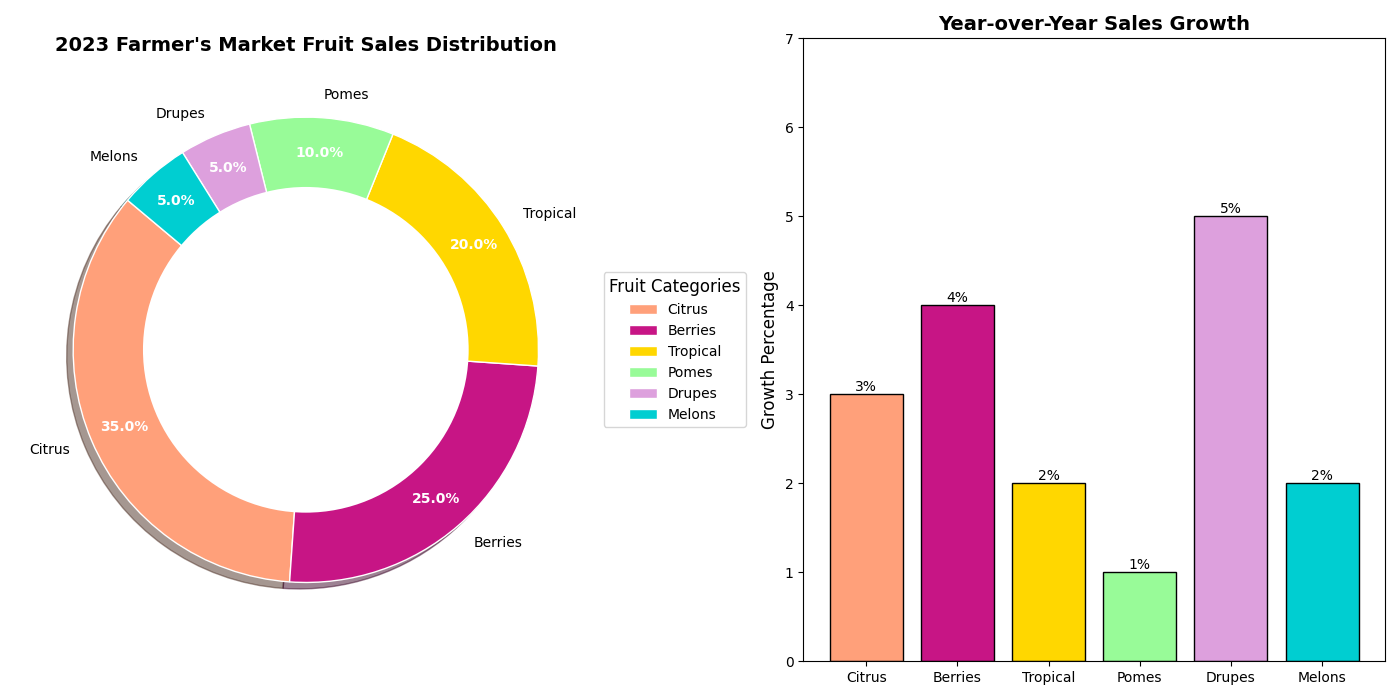

Reproduce this figure in Python.
import matplotlib.pyplot as plt
import numpy as np

# Backstory:
# Let's imagine we are illustrating the distribution of different types of fruits sold in a hypothetical farmer's market in the year 2023.
# We will showcase the popularity of different categories of fruits, complemented by a subplot of bar chart showing sales growth percentage compared to the previous year.

# Data definitions
fruit_categories = ['Citrus', 'Berries', 'Tropical', 'Pomes', 'Drupes', 'Melons']
fruit_popularity = [35, 25, 20, 10, 5, 5]  # Hypothetical percentages of fruits sold by category
sales_growth = [3, 4, 2, 1, 5, 2]  # Hypothetical sales growth in percentage compared to the previous year

# Assigning distinct colors to the fruit categories
colors = ['#FFA07A', '#C71585', '#FFD700', '#98FB98', '#DDA0DD', '#00CED1']

# Create the main figure and add subplots
fig, (ax1, ax2) = plt.subplots(1, 2, figsize=(14, 7))

# Create the pie chart in the first subplot
wedges, texts, autotexts = ax1.pie(fruit_popularity, labels=fruit_categories, autopct='%1.1f%%',
                                   startangle=140, colors=colors, pctdistance=0.85,
                                   wedgeprops=dict(edgecolor='white'), shadow=True)

# Customize the text and autotexts within the pie chart
for autotext in autotexts:
    autotext.set_color('white')
    autotext.set_fontsize(10)
    autotext.set_fontweight('bold')

for text in texts:
    text.set_fontsize(10)
    text.set_fontweight('normal')

# Add a title to the pie chart
ax1.set_title("2023 Farmer's Market Fruit Sales Distribution", fontsize=14, fontweight='bold')

# Add a legend outside of the pie chart
ax1.legend(wedges, fruit_categories, title="Fruit Categories", loc='center left', bbox_to_anchor=(1, 0.5), 
           fontsize=10, title_fontsize=12)

# Enhance the pie chart with a small circle in the middle to create a donut effect
centre_circle = plt.Circle((0, 0), 0.70, fc='white')
ax1.add_artist(centre_circle)

# Create the bar chart in the second subplot
bars = ax2.bar(fruit_categories, sales_growth, color=colors, edgecolor='black')

# Add labels above the bars to display the growth percentage
for bar in bars:
    height = bar.get_height()
    ax2.text(bar.get_x() + bar.get_width() / 2, height, f'{height}%', ha='center', va='bottom', fontsize=10)

# Set the title and labels for the bar chart
ax2.set_title("Year-over-Year Sales Growth", fontsize=14, fontweight='bold')
ax2.set_ylabel("Growth Percentage", fontsize=12)
ax2.set_ylim(0, max(sales_growth) + 2)  # Adjust y-axis limits for better visualization

# Adjust layout to prevent overlap and ensure neatness
plt.tight_layout()

# Show the plot
plt.show()
